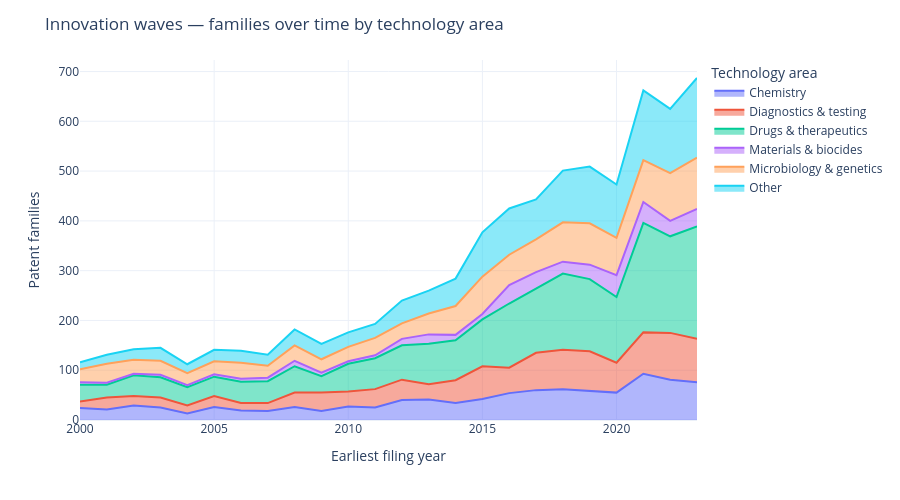

Notebook cell for this chart:
### Markdown cell above
## Step 6 — Innovation waves by technology area

How has *what* the field patents shifted over time? We pull each family's IPC codes with its
earliest filing year, group the IPC subclasses into a few readable technology areas, and stack
families per year — successive "waves" of drugs, diagnostics, microbiology and chemistry.

### Code cell
from epo.tipdata.patstat.database.models import TLS209_APPLN_IPC

ipc_year = pd.DataFrame(
    db.query(TLS201_APPLN.docdb_family_id, TLS201_APPLN.earliest_filing_year,
             TLS209_APPLN_IPC.ipc_class_symbol)
      .join(TLS209_APPLN_IPC, TLS201_APPLN.appln_id == TLS209_APPLN_IPC.appln_id)
      .filter(TLS201_APPLN.docdb_family_id.in_(family_ids))
      .filter(TLS201_APPLN.earliest_filing_year >= 2000).all(),
    columns=['docdb_family_id', 'year', 'ipc'])

def tech_area(sym):
    sub = str(sym)[:4]
    if sub in ('A61K', 'A61P'):         return 'Drugs & therapeutics'
    if sub in ('C12Q', 'G01N'):         return 'Diagnostics & testing'
    if sub in ('C12N', 'C12P'):         return 'Microbiology & genetics'
    if sub in ('C07D', 'C07K', 'C07C'): return 'Chemistry'
    if sub in ('A61L', 'A01N'):         return 'Materials & biocides'
    return 'Other'

ipc_year['area'] = ipc_year['ipc'].map(tech_area)
# count each family once per area and year it appears in
waves = (ipc_year.drop_duplicates(['docdb_family_id', 'area', 'year'])
         .groupby(['year', 'area']).size().reset_index(name='families'))
waves = waves[(waves['year'] >= 2000) & (waves['year'] <= 2023)]

fig = px.area(waves, x='year', y='families', color='area',
              labels={'year': 'Earliest filing year', 'families': 'Patent families', 'area': 'Technology area'})
fig.update_layout(title='Innovation waves — families over time by technology area',
                  template='plotly_white', height=500)

report_kit.record(240, "innovation_waves",
                  "Innovation waves by technology area", fig, waves, output_dir=OUT,
                  note="Families per year, split by broad technology area (grouped IPC subclasses).")

### Figure 1 — Plotly figure (JSON) as saved in the notebook; plotly's stock layout.template omitted (floating-point values rounded to 4 significant figures)
{"data": [{"fillpattern": {"shape": ""}, "hovertemplate": "Technology area=Chemistry<br>Earliest filing year=%{x}<br>Patent families=%{y}<extra></extra>", "legendgroup": "Chemistry", "line": {"color": "#636efa"}, "marker": {"symbol": "circle"}, "mode": "lines", "name": "Chemistry", "orientation": "v", "showlegend": true, "stackgroup": "1", "type": "scatter", "x": [2000, 2001, 2002, 2003, 2004, 2005, 2006, 2007, 2008, 2009, 2010, 2011, 2012, 2013, 2014, 2015, 2016, 2017, 2018, 2019, 2020, 2021, 2022, 2023], "xaxis": "x", "y": [24, 21, 29, 25, 13, 26, 19, 18, 26, 18, 27, 25, 40, 41, 34, 42, 54, 60, 62, 59, 55, 93, 81, 76], "yaxis": "y"}, {"fillpattern": {"shape": ""}, "hovertemplate": "Technology area=Diagnostics & testing<br>Earliest filing year=%{x}<br>Patent families=%{y}<extra></extra>", "legendgroup": "Diagnostics & testing", "line": {"color": "#EF553B"}, "marker": {"symbol": "circle"}, "mode": "lines", "name": "Diagnostics & testing", "orientation": "v", "showlegend": true, "stackgroup": "1", "type": "scatter", "x": [2000, 2001, 2002, 2003, 2004, 2005, 2006, 2007, 2008, 2009, 2010, 2011, 2012, 2013, 2014, 2015, 2016, 2017, 2018, 2019, 2020, 2021, 2022, 2023], "xaxis": "x", "y": [13, 24, 19, 20, 16, 22, 15, 16, 29, 37, 30, 37, 41, 31, 46, 66, 51, 75, 79, 79, 60, 83, 94, 87], "yaxis": "y"}, {"fillpattern": {"shape": ""}, "hovertemplate": "Technology area=Drugs & therapeutics<br>Earliest filing year=%{x}<br>Patent families=%{y}<extra></extra>", "legendgroup": "Drugs & therapeutics", "line": {"color": "#00cc96"}, "marker": {"symbol": "circle"}, "mode": "lines", "name": "Drugs & therapeutics", "orientation": "v", "showlegend": true, "stackgroup": "1", "type": "scatter", "x": [2000, 2001, 2002, 2003, 2004, 2005, 2006, 2007, 2008, 2009, 2010, 2011, 2012, 2013, 2014, 2015, 2016, 2017, 2018, 2019, 2020, 2021, 2022, 2023], "xaxis": "x", "y": [34, 26, 42, 41, 37, 39, 43, 44, 53, 33, 56, 62, 69, 81, 80, 94, 129, 129, 153, 145, 132, 220, 194, 226], "yaxis": "y"}, {"fillpattern": {"shape": ""}, "hovertemplate": "Technology area=Materials & biocides<br>Earliest filing year=%{x}<br>Patent families=%{y}<extra></extra>", "legendgroup": "Materials & biocides", "line": {"color": "#ab63fa"}, "marker": {"symbol": "circle"}, "mode": "lines", "name": "Materials & biocides", "orientation": "v", "showlegend": true, "stackgroup": "1", "type": "scatter", "x": [2000, 2001, 2002, 2003, 2004, 2005, 2006, 2007, 2008, 2009, 2010, 2011, 2012, 2013, 2014, 2015, 2016, 2017, 2018, 2019, 2020, 2021, 2022, 2023], "xaxis": "x", "y": [5, 4, 3, 5, 4, 5, 6, 7, 11, 7, 5, 6, 13, 19, 11, 11, 37, 33, 24, 29, 44, 42, 31, 35], "yaxis": "y"}, {"fillpattern": {"shape": ""}, "hovertemplate": "Technology area=Microbiology & genetics<br>Earliest filing year=%{x}<br>Patent families=%{y}<extra></extra>", "legendgroup": "Microbiology & genetics", "line": {"color": "#FFA15A"}, "marker": {"symbol": "circle"}, "mode": "lines", "name": "Microbiology & genetics", "orientation": "v", "showlegend": true, "stackgroup": "1", "type": "scatter", "x": [2000, 2001, 2002, 2003, 2004, 2005, 2006, 2007, 2008, 2009, 2010, 2011, 2012, 2013, 2014, 2015, 2016, 2017, 2018, 2019, 2020, 2021, 2022, 2023], "xaxis": "x", "y": [26, 38, 28, 28, 24, 26, 32, 24, 31, 27, 29, 35, 31, 42, 58, 75, 61, 66, 79, 83, 75, 84, 96, 103], "yaxis": "y"}, {"fillpattern": {"shape": ""}, "hovertemplate": "Technology area=Other<br>Earliest filing year=%{x}<br>Patent families=%{y}<extra></extra>", "legendgroup": "Other", "line": {"color": "#19d3f3"}, "marker": {"symbol": "circle"}, "mode": "lines", "name": "Other", "orientation": "v", "showlegend": true, "stackgroup": "1", "type": "scatter", "x": [2000, 2001, 2002, 2003, 2004, 2005, 2006, 2007, 2008, 2009, 2010, 2011, 2012, 2013, 2014, 2015, 2016, 2017, 2018, 2019, 2020, 2021, 2022, 2023], "xaxis": "x", "y": [14, 18, 21, 26, 18, 23, 24, 22, 32, 31, 29, 28, 46, 46, 55, 89, 93, 80, 104, 114, 107, 140, 129, 160], "yaxis": "y"}], "layout": {"height": 500, "legend": {"title": {"text": "Technology area"}, "tracegroupgap": 0}, "margin": {"t": 60}, "title": {"text": "Innovation waves — families over time by technology area"}, "xaxis": {"anchor": "y", "domain": [0, 1], "title": {"text": "Earliest filing year"}}, "yaxis": {"anchor": "x", "domain": [0, 1], "title": {"text": "Patent families"}}}}
